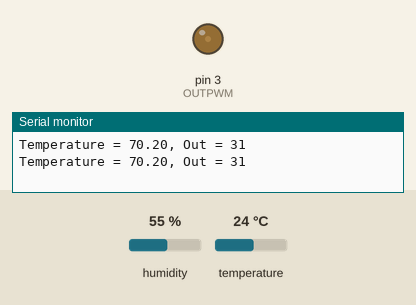
Simulated run of this sketch. Board: Arduino Uno, built with avr-gcc and run on an emulated ATmega328P. On the bench: output pins drawn as LEDs (lit = HIGH), the last lines printed to the serial monitor. The test bench sets the inputs (shaded band); at power-on: temperature 24 °C, humidity 55 %.

Above: at 2.8 s.
2.9 s: temperature set to 41 °C
At 4.8 s:
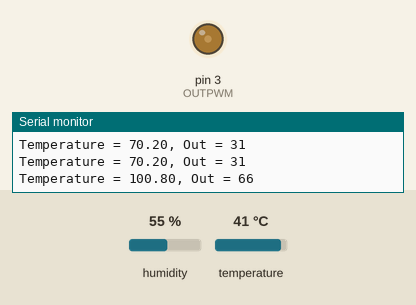
5.6 s: temperature set to 6 °C
At 7.2 s:
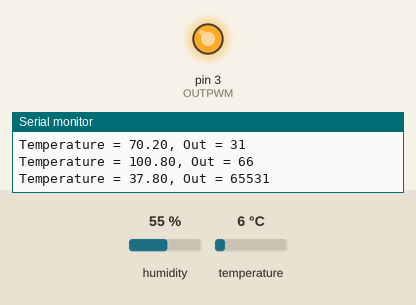
Timing chart, 0 to 8.7 s (numbered marks = the images above; inputs shaded):
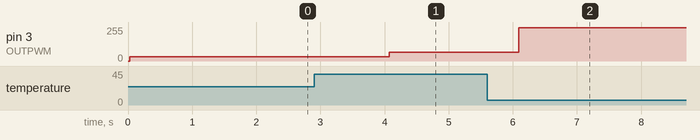

Measured:
- after the input at 2.9 s, pin 3 (OUTPWM): 31/255 → 66/255 after 1.2 s
- after the input at 5.6 s, pin 3 (OUTPWM): 66/255 → 251/255 after 0.50 s

The sketch:

tiger_temp.ino
```cpp
#include "DHT.h"

#define DHTPIN 2
#define DHTTYPE DHT11
#define OUTPWM 3

#define LOW_TEMP 50.0
#define PT1_TEMP 67.5
#define MID_TEMP 85.0
#define PT2_TEMP 102.5
#define MAX_TEMP 120.0

#define MIN_OUT 7.0
#define PT1_OUT 28.0
#define MID_OUT 48.0
#define PT2_OUT 68.0
#define MAX_OUT 105.0

#define OFFSET_TEMP -5.0

#define SLOPE  ((PT2_OUT - PT1_OUT) / (PT2_TEMP - PT1_TEMP))

DHT dht(DHTPIN, DHTTYPE);

float t;
unsigned int out;

void setup(){
  Serial.begin(9600);
  dht.begin();
  pinMode(OUTPWM,OUTPUT);
}

void loop(){
   t = dht.readTemperature(true);
   t += OFFSET_TEMP;

   out = int(((t - PT1_TEMP) * SLOPE) + PT1_OUT);

   analogWrite(OUTPWM, out);

   Serial.print("Temperature = ");
   Serial.print(t);
   Serial.print(", Out = ");
   Serial.println(out);
   delay(2000);
}
```
